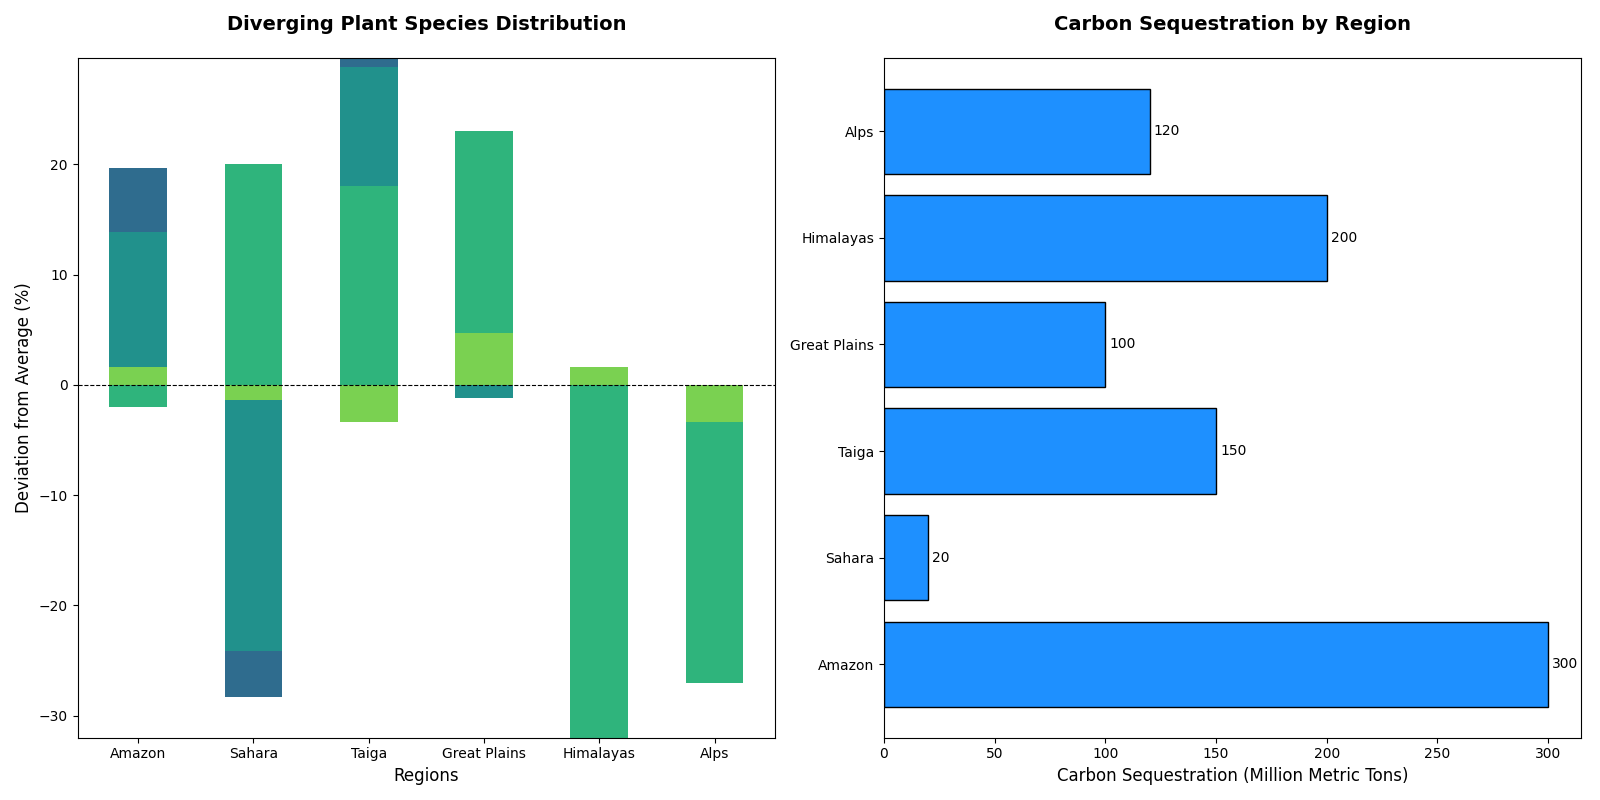

Source code (Python):
import matplotlib.pyplot as plt
import numpy as np

# Data
regions = ['Amazon', 'Sahara', 'Taiga', 'Great Plains', 'Himalayas', 'Alps']
species = ['Tree', 'Shrub', 'Grass', 'Flower', 'Fern']
species_distribution = [
    [50, 5, 10, 30, 5],    # Amazon
    [2, 15, 70, 5, 8],     # Sahara
    [60, 10, 15, 5, 10],   # Taiga
    [35, 5, 50, 8, 2],     # Great Plains
    [10, 20, 5, 60, 5],    # Himalayas
    [25, 10, 5, 50, 10]    # Alps
]

carbon_sequestration = [300, 20, 150, 100, 200, 120]  # in Million Metric Tons

# Bar colors
colors = plt.cm.viridis(np.linspace(0.2, 0.8, len(species)))

# Initialize figure and axes
fig, (ax1, ax2) = plt.subplots(1, 2, figsize=(16, 8))

# Calculate average distribution to determine divergence
avg_distribution = np.mean(np.array(species_distribution), axis=0)

# Diverging bar chart for species distribution
sequence_ids = np.arange(len(regions))

# Initialize bottom values
bottom_vals = np.zeros(len(regions))

# Plotting each species
for i, specie in enumerate(species):
    currentSpeciesDistribution = np.array([dist[i] - avg_distribution[i] for dist in species_distribution])
    ax1.bar(sequence_ids, currentSpeciesDistribution, 0.5, color=colors[i], bottom=bottom_vals)
    bottom_vals += currentSpeciesDistribution

# Customize diverging bar chart    
ax1.set_xlabel('Regions', fontsize=12)
ax1.set_ylabel('Deviation from Average (%)', fontsize=12)
ax1.set_title('Diverging Plant Species Distribution', fontsize=14, fontweight='bold', pad=20)
ax1.set_xticks(sequence_ids)
ax1.set_xticklabels(regions)
ax1.axhline(0, color='black', linewidth=0.8, linestyle='--')

# Bar chart for carbon sequestration (unchanged)
bars = ax2.barh(regions, carbon_sequestration, color='dodgerblue', edgecolor='black')

# Customize carbon sequestration chart
ax2.set_xlabel('Carbon Sequestration (Million Metric Tons)', fontsize=12)
ax2.set_title('Carbon Sequestration by Region', fontsize=14, fontweight='bold', pad=20)

# Add annotations for the carbon sequestration chart
for bar in bars:
    width = bar.get_width()
    ax2.annotate(f'{width}', 
                 xy=(width, bar.get_y() + bar.get_height()/2), 
                 xytext=(3, 0), 
                 textcoords='offset points', 
                 ha='left', va='center', fontsize=10)

# Adjust layout for visualization
plt.tight_layout()
plt.show()
